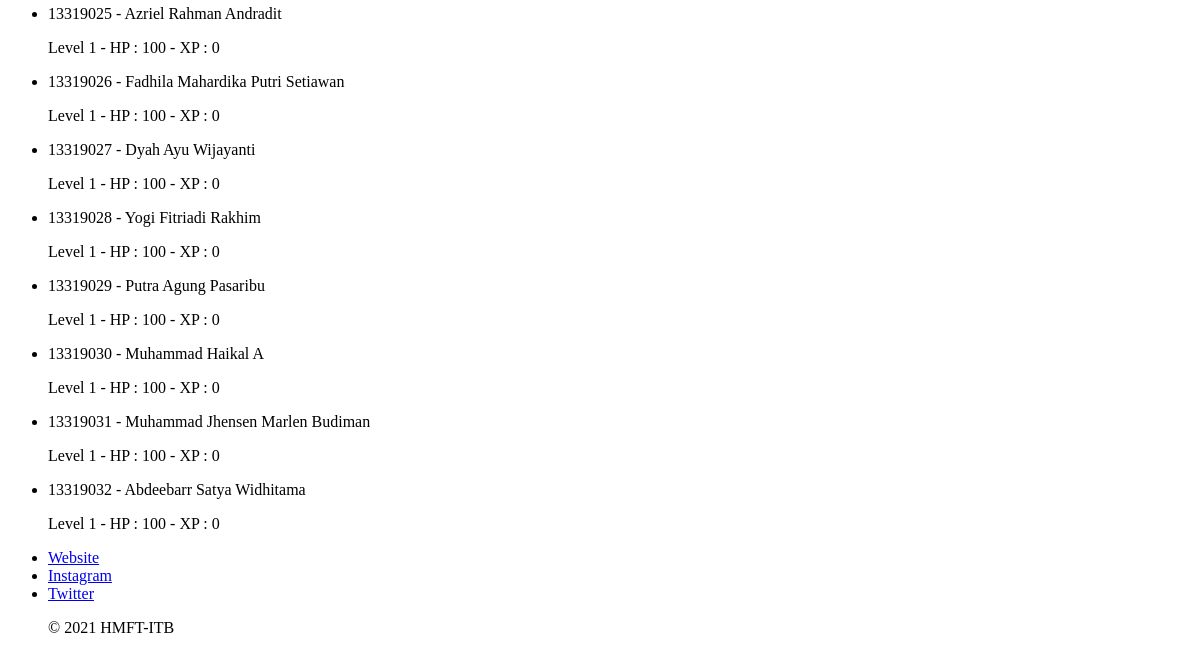
The page /student/ (lower part) on the database as committed earlier.
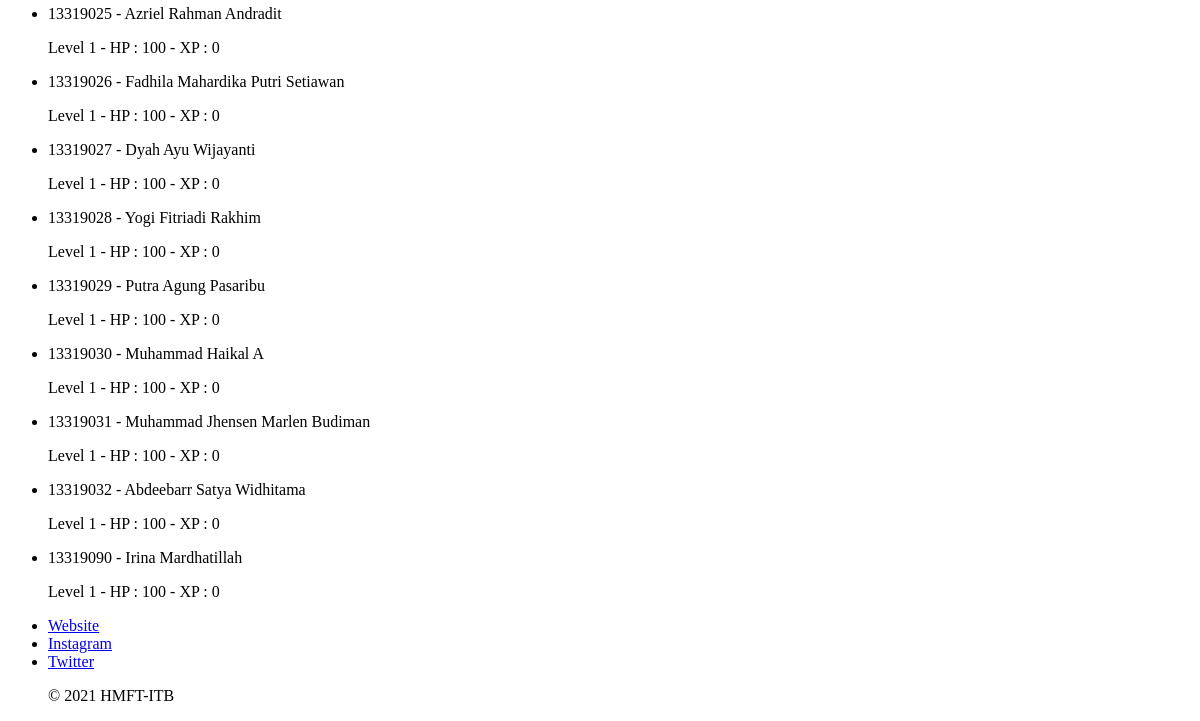
The same page on the database as committed later.
### sekolah/models.py (models this page shows, shortened)
class Student(models.Model):
    user = models.OneToOneField(User, on_delete=models.CASCADE)
    health = models.IntegerField(default=100)
    exp = models.IntegerField(default=0)
    LEVEL1 = 'LV1'
    LEVEL2 = 'LV2'
    LEVEL3 = 'LV3'
    LEVEL_CHOICES = [
        (LEVEL1, 'Level 1'),
        (LEVEL2, 'Level 2'),
        (LEVEL3, 'Level 3'),
    ]
    level = models.CharField(max_length=3, choices=LEVEL_CHOICES, default=LEVEL1)
    levels = [LEVEL1, LEVEL2, LEVEL3]
    milestones = [0, 1000, 2000, 3000]

### sekolah/views.py (the view)
# urls.py: path('student/', views.student, name='student'),
def student(request):
    students = Student.objects.all()
    return render(request, 'student.html', {'students': students})

### templates/student.html (shortened to what this page needs)
{% extends 'base.html' %}
{% block content %}
<ul>
{% for student in students %}
  <li>
    <p>{{ student.user.username }} - {{ student.user.get_full_name }}</p>
    <p>{{ student.get_level_display }} - HP : {{ student.health }} - XP : {{ student.exp }}</p>
  </li>
{% endfor %}
</ul>
{% endblock content %}

### templates/base.html (shortened to what this page needs)
<!DOCTYPE html>
<html lang="en">
  <head>
  </head>
  <body>
    {% block content %}
    {% endblock content %}
    {% include 'footer.html' %}
  </body>
</html>

### templates/footer.html
<ul>
  <li>
    <a href="#">Website</a>
  </li>
  <li>
    <a href="#">Instagram</a>
  </li>
  <li>
    <a href="#">Twitter</a>
  </li>
  <p>&copy; 2021 HMFT-ITB</p>
</ul>

Rows that differ between the two databases and show on the page:
added Student: user.username "13319090", user.get_full_name "Irina Mardhatillah", level "Level 1", health "100", exp "0"
